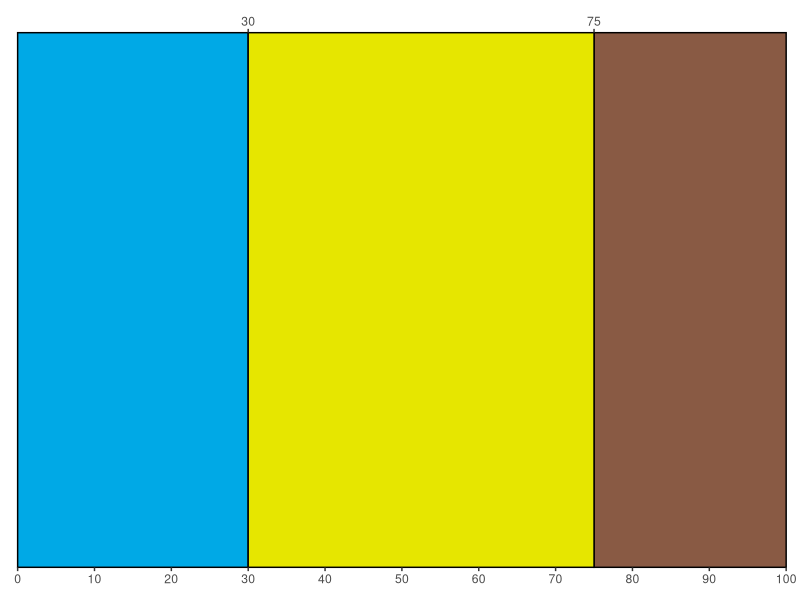

Recreate this plot in R.
library(ggplot2)

p <- ggplot() +
  annotate("rect", xmin = 0, xmax = 30, ymin = 0, ymax = 1, fill = "#00a9e6", color = "black") +
  # annotate("rect", xmin = 30, xmax = 75, ymin = 0, ymax = 1, fill = "#e6e600", color = "black") +
  annotate("rect", xmin = 75, xmax = 100, ymin = 0, ymax = 1, fill = "#895a44", color = "black") +
  
  
  #annotate("text", x = 30, y = 1.2, label = "Some text") +
  #annotate("text", x = 75, y = 1.2, label = "Some text") +

  scale_x_continuous(limits = c(0,100), breaks = seq(0, 100, 10), expand = c(0,0),
                     sec.axis = dup_axis(breaks = c(30,75))) +
  
  # scale_x_continuous(limits = c(0,100), breaks = seq(0, 100, 10), expand = c(0,0)) +
  
  
  #scale_y_continuous(limits = c(0,1.1), expand = c(0,0)) +
  
  #scale_y_continuous(limits = c(0,1.0)) +
  
  #labs(x = NULL, y = NULL) +
  coord_cartesian(
    ylim=c(0,1),
    clip = "off",
    expand = FALSE) +
  theme_classic() +
  theme(
    axis.title = element_blank(),
    axis.text.y = element_blank(),
    axis.ticks.y = element_blank(),
    axis.line = element_blank(),
    plot.margin = margin(t = 10,  # Top margin
                         r = 10,  # Right margin
                         b = 10,  # Bottom margin
                         l = 10)) # Left margin) # Left margin



p + annotate("rect", xmin = 30, xmax = 75, ymin = 0, ymax = 1, fill = "#e6e600", color = "black") 




smpl <- tibble::tribble(
                 ~Indicator, ~ModerateBenchmark1, ~MajorBenchmark1, ~ModerateBenchmark2, ~MajorBenchmark2,     ~IncreaserDecreaser, ~MajorToModerateRel1, ~MinimalToModerateRel1, ~MinimalToModerateRel2, ~MajorToModerateRel2, ~MajorToMinimalRel1, ~MajorToMinimalRel2, ~ConditionCategoryNum,
  "PctBankCoveredStableMIM",                 50L,              85L,                  NA,               NA, "Decreases with stress",                 "<=",                   ">=",                     NA,                   NA,                  NA,                  NA,                    3L,
      "PctFinesLessThan2mm",                 58L,              75L,                  NA,               NA, "Increases with stress",                 ">=",                   "<=",                     NA,                   NA,                  NA,                  NA,                    3L,
  "PctBankCoveredStableOld",                 70L,              30L,                  NA,               NA, "Decreases with stress",                 "<=",                   ">=",                     NA,                   NA,                  NA,                  NA,                    3L,
  "PctBankCoveredStableOld",                  NA,              40L,                  NA,               NA, "Decreases with stress",                   NA,                     NA,                     NA,                   NA,                "<=",                  NA,                    2L,
   "FloodplainConnectivity",                 1.1,              2.3,                  NA,               NA, "Increases with stress",                 ">=",                   "<=",                     NA,                   NA,                  NA,                  NA,                    3L
  )


custBM <- smpl[5,]

indicatorMetadata <- read.csv("./indicator_metadata.csv", colClasses = "character") 
metadata <- indicatorMetadata 
selindic <- "PctBankCoveredStableOld"
MajorBenchmark1 <- 10 #input$MajorBenchmark1
ModerateBenchmark1 <- 20 #input$ModerateBenchmark1
ConditionCategoryNum <- 3 #input$ConditionCategoryNum
#IncreaserDecreaser

bmDefVisual <- function(metadata = indicatorMetadata, 
                        definedBM = custBM){
  
  
}
